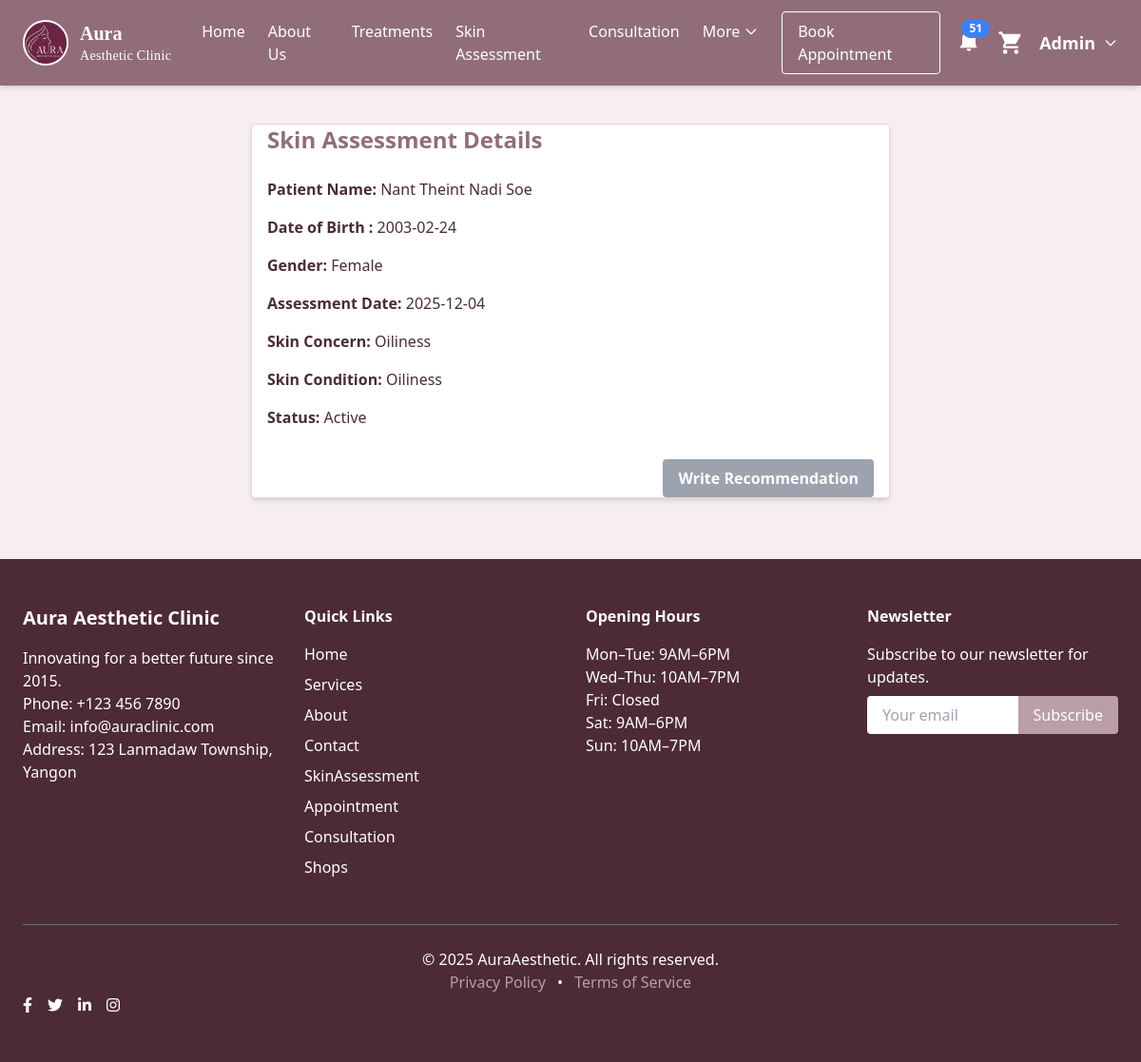
The page /view_skinassessment.php?code=SA_000051 (signed in) on the database its author committed.
### tables this page shows
CREATE TABLE `skinassessment` (
  `AssessmentCode` varchar(30) NOT NULL,
  `PatientID` int(11) NOT NULL,
  `Name` varchar(50) NOT NULL,
  `Email` varchar(50) NOT NULL,
  `PhoneNumber` varchar(30) NOT NULL,
  `DateOfBirth` date NOT NULL,
  `Gender` varchar(30) NOT NULL,
  `AssessmentDate` date NOT NULL,
  `Allergies` varchar(255) NOT NULL,
  `SkincareRoutine` text NOT NULL,
  `SkincareCost` varchar(50) NOT NULL,
  `SkinPhoto` varchar(255) NOT NULL,
  `SkinConcern` varchar(50) NOT NULL,
  `SkinCondition` text NOT NULL,
  `Status` varchar(30) NOT NULL,
  `IsNotified` tinyint(1) NOT NULL
);

CREATE TABLE `patientregister` (
  `PatientID` int(11) NOT NULL,
  `Name` varchar(50) NOT NULL,
  `UserName` varchar(50) NOT NULL,
  `Email` varchar(50) NOT NULL,
  `Password` varchar(255) NOT NULL,
  `PhoneNumber` varchar(30) NOT NULL,
  `DateofBirth` date NOT NULL,
  `Gender` varchar(30) NOT NULL,
  `Address` varchar(50) NOT NULL
);

### view_skinassessment.php (the view, shortened to what this page needs)
<?php
include('connect.php');
$role = $_SESSION['position'];
$code = mysqli_real_escape_string($connect, $_GET['code']);
$query = mysqli_query($connect, "SELECT sa.*, p.Name AS PatientName, p.DateofBirth, p.Gender FROM skinassessment sa LEFT JOIN patientregister p ON sa.PatientID = p.PatientID WHERE sa.AssessmentCode='$code'");
$a = mysqli_fetch_assoc($query);
include('header.php');
include('navbar.php');
?>
<body class="bg-[#F7EFEF] text-[#4A2C35] font-sans">
    <div class="max-w-2xl mx-auto mt-10 px-4 mb-16 bg-white rounded shadow-md border border-[#EBD5DC]">
        <h1 class="text-2xl font-bold text-[#916D7A] mb-6">Skin Assessment Details</h1>
        <div class="mb-4"><span class="font-semibold">Patient Name:</span> <?= htmlspecialchars($a['PatientName']) ?></div>
        <div class="mb-4"><span class="font-semibold">Date of Birth :</span> <?= htmlspecialchars($a['DateofBirth']) ?></div>
        <div class="mb-4"><span class="font-semibold">Gender:</span> <?= htmlspecialchars($a['Gender']) ?></div>
        <div class="mb-4"><span class="font-semibold">Assessment Date:</span> <?= htmlspecialchars($a['AssessmentDate']) ?></div>
        <div class="mb-4"><span class="font-semibold">Skin Concern:</span> <?= htmlspecialchars($a['SkinConcern']) ?></div>
        <div class="mb-4"><span class="font-semibold">Skin Condition:</span> <?= htmlspecialchars($a['SkinCondition']) ?></div>
        <div class="mb-4"><span class="font-semibold">Status:</span> <?= htmlspecialchars($a['Status']) ?></div>
        <div class="mt-8 flex justify-end">
            <?php if ($role === 'Aesthetic Doctor'): ?>
                <a href="recommendation.php?assessment=<?= urlencode($a['AssessmentCode']) ?>"
                    class="bg-green-600 text-white px-4 py-2 rounded hover:bg-green-800 font-semibold">Write Recommendation</a>
            <?php else: ?>
                <button class="bg-gray-400 text-white px-4 py-2 rounded font-semibold"
                    onclick="alert('Access denied! Only Aesthetic Doctor can write recommendations.')"
                    disabled>Write Recommendation</button>
            <?php endif; ?>
        </div>
    </div>
</body>
<?php include('footer.php'); ?>

### style.css (style rules this page uses)
body { background-color: pink; }

### rows shown on the page
skinassessment: PatientID.Name "Nant Theint Nadi Soe", PatientID.DateofBirth "2003-02-24", PatientID.Gender "Female", AssessmentDate "2025-12-04", SkinConcern "Oiliness", SkinCondition "Oiliness", Status "Active"

### other values the page prints
$staffNotiCount "51"
$staffName "Admin"
